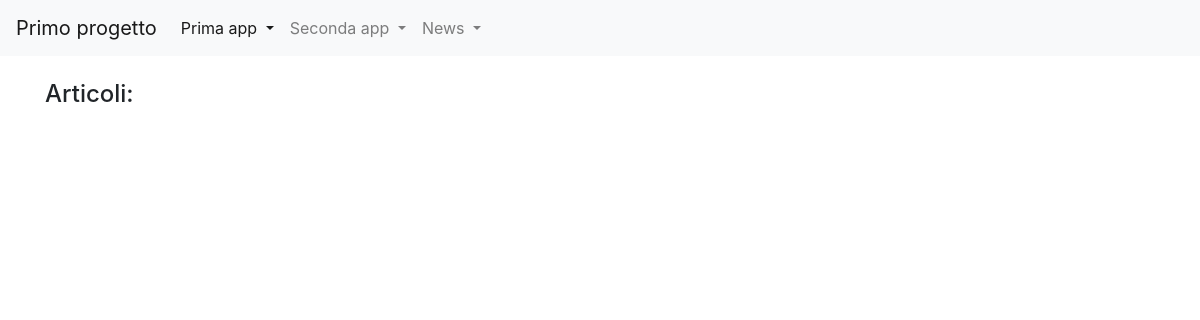
Before: /news/lista_articoli/ with the older database file.
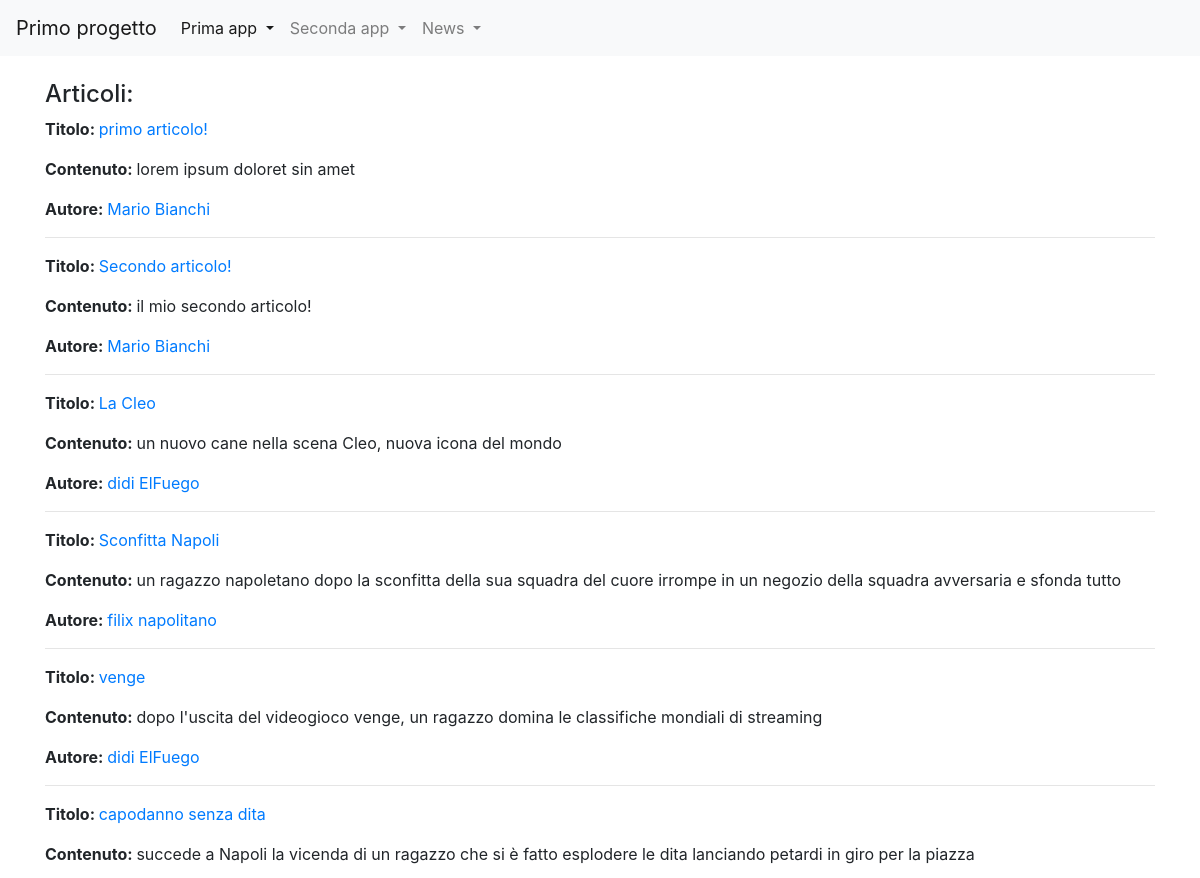
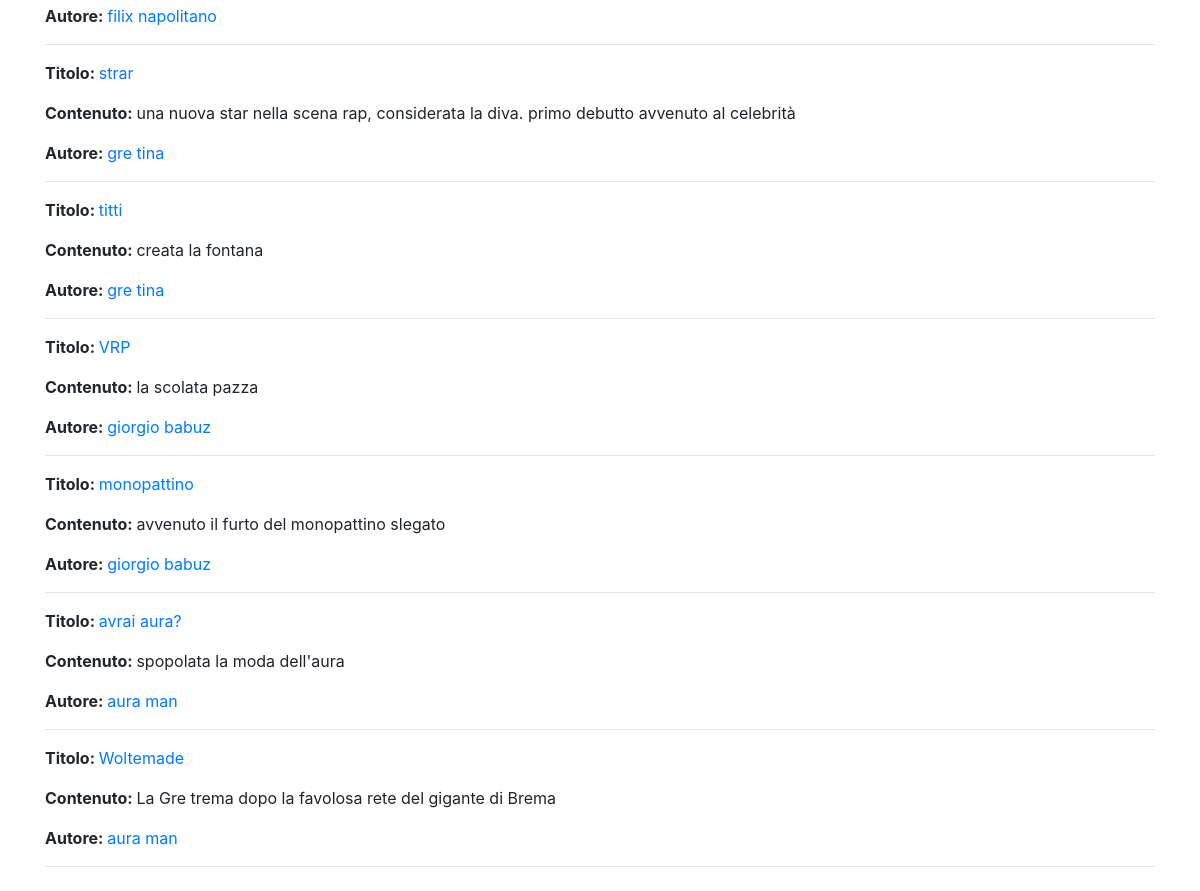
After: the same page with the newer database file (2 pictures, top to bottom).
### news/models.py (models this page shows, shortened)
class Articolo (models. Model):
    titolo = models.CharField(max_length=100)
    contenuto = models.TextField()
    giornalista = models.ForeignKey(Giornalista, on_delete=models.CASCADE, related_name="articoli")
    data= models.DateField(auto_now=True, blank=True)
    visualizzazioni=models.BigIntegerField(default=0, blank=True)
    class Meta:
        verbose_name = "Articolo"
        verbose_name_plural = "Articoli"

class Giornalista (models. Model):
    nome = models.CharField(max_length=20)
    cognome =  models.CharField(max_length=20)
    anno_di_nascita = models.DateField(blank=True)
    def __str__(self):
        return self.nome + " "+ self.cognome
    class Meta:
        verbose_name = "Giornalista"
        verbose_name_plural = "Giornalisti"

### news/views.py (the view)
# urls.py: path("lista_articoli/", lista_articoli, name="lista_articoli"),
def lista_articoli (request, pk= None):
    if pk==None:
        articoli = Articolo.objects.all()
    else:
        articoli = Articolo.objects.filter(giornalista_id=pk)
    context = {
        'articoli': articoli,
    }
    return render(request, 'news/listaArticoli.html', context)

### news/templates/news/listaArticoli.html (shortened to what this page needs)
{% extends 'base.html' %}
{% block content %}
<h4>Articoli:</h4>
    {% for articolo in articoli %}
        <p><strong>Titolo: </strong>
            <a href ="/news/articoli/{{ articolo.id }}">{{ articolo.titolo }}</a>
        </p>
        <p><strong>Contenuto: </strong>
            {{ articolo.contenuto }}
        </p>
        <p><strong>Autore: </strong>
            <a href={% url 'news:giornalista_detail' articolo.giornalista.id %} >{{ articolo.giornalista }}</a>
        </p>
        <hr>
    {% endfor %}
{% endblock content %}

Changed rows visible on the page:
added Articolo: titolo "primo articolo!", contenuto "lorem ipsum doloret sin amet", giornalista "Mario Bianchi"
added Articolo: titolo "Secondo articolo!", contenuto "il mio secondo articolo!", giornalista "Mario Bianchi"
added Articolo: titolo "La Cleo", contenuto "un nuovo cane nella scena Cleo, nuova icona del mondo", giornalista "didi ElFuego"
added Articolo: titolo "Sconfitta Napoli", contenuto "un ragazzo napoletano dopo la sconfitta della sua squadra del cuore irrompe in un negozio della squadra avversaria e sfonda tutto", giornalista "filix napolitano"
added Articolo: titolo "venge", contenuto "dopo l'uscita del videogioco venge, un ragazzo domina le classifiche mondiali di streaming", giornalista "didi ElFuego"
added Articolo: titolo "capodanno senza dita", contenuto "succede a Napoli la vicenda di un ragazzo che si è fatto esplodere le dita lanciando petardi in giro per la piazza", giornalista "filix napolitano"
added Articolo: titolo "strar", contenuto "una nuova star nella scena rap, considerata la diva. primo debutto avvenuto al celebrità", giornalista "gre tina"
added Articolo: titolo "titti", contenuto "creata la fontana", giornalista "gre tina"
added Articolo: titolo "VRP", contenuto "la scolata pazza", giornalista "giorgio babuz"
added Articolo: titolo "monopattino", contenuto "avvenuto il furto del monopattino slegato", giornalista "giorgio babuz"
added Articolo: titolo "avrai aura?", contenuto "spopolata la moda dell'aura", giornalista "aura man"
added Articolo: titolo "Woltemade", contenuto "La Gre trema dopo la favolosa rete del gigante di Brema", giornalista "aura man"
